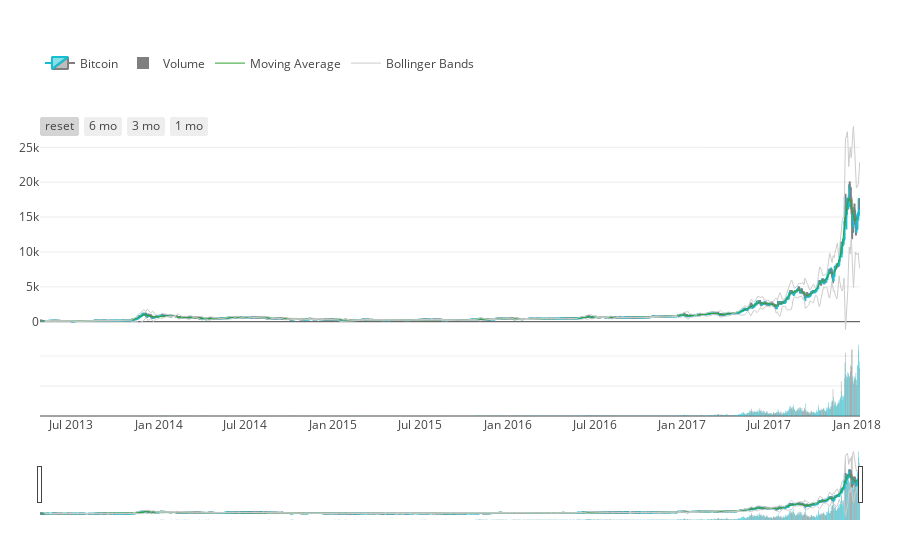

Notebook source saved alongside this figure:
### Code cell
#Ethreum

#pip install plotly----->Teneis que tener instalado plotly y se hace asi-->https://plot.ly/~jackp/17421.embed
from plotly import tools
import plotly.offline as py
py.init_notebook_mode(connected=True)
import plotly.graph_objs as go
import numpy as np

increasing_color = '#17BECF'
decreasing_color = '#7F7F7F'
data_plotly = []
layout = {
    'xaxis': {
        'rangeselector': {
            'visible': True
        }
    },
    # Adding a volume bar chart for candlesticks is a good practice usually
    'yaxis': {
        'domain': [0, 0.2],
        'showticklabels': False
    },
    'yaxis2': {
        'domain': [0.2, 0.8]
    },
    'legend': {
        'orientation': 'h',
        'y': 0.9,
        'yanchor': 'bottom'
    },
    'margin': {
        't': 40,
        'b': 40,
        'r': 40,
        'l': 40
    }
}

# Defining main chart
trace0 = go.Candlestick(
    x=data.index, open=data['open'], high=data['high'],
    low=data['low'], close=data['close'],
    yaxis='y2', name='Bitcoin',
    increasing=dict(line=dict(color=increasing_color)),
    decreasing=dict(line=dict(color=decreasing_color)),
)

data_plotly.append(trace0)

# Adding some range buttons to interact
rangeselector = {
    'visible': True,
    'x': 0,
    'y': 0.8,
    'buttons': [
        {'count': 1, 'label': 'reset', 'step': 'all'},
        {'count': 6, 'label': '6 mo', 'step': 'month', 'stepmode': 'backward'},
        {'count': 3, 'label': '3 mo', 'step': 'month', 'stepmode': 'backward'},
        {'count': 1, 'label': '1 mo', 'step': 'month', 'stepmode': 'backward'},
    ]
}

layout['xaxis'].update(rangeselector=rangeselector)

# Setting volume bar chart colors
colors = []
for i, _ in enumerate(data.index):
    if i != 0:
        if data['close'].iloc[i] > data['close'].iloc[i-1]:
            colors.append(increasing_color)
        else:
            colors.append(decreasing_color)
    else:
        colors.append(decreasing_color)

trace1 = go.Bar(
    x=data.index, y=data['volume'],
    marker=dict(color=colors),
    yaxis='y', name='Volume'
)

data_plotly.append(trace1)

# Adding Moving Average
def moving_average(interval, window_size=10):
    window = np.ones(int(window_size)) / float(window_size)
    return np.convolve(interval, window, 'same')

trace2 = go.Scatter(
    x=data.index[5:-5], y=moving_average(data['close'])[5:-5],
    yaxis='y2', name='Moving Average',
    line=dict(width=1)
)

data_plotly.append(trace2)

# Adding boilinger bands
def bollinger_bands(price, window_size=10, num_of_std=5):
    rolling_mean = price.rolling(10).mean()
    rolling_std = price.rolling(10).std()
    upper_band = rolling_mean + (rolling_std * 5)
    lower_band = rolling_mean - (rolling_std * 5)
    return upper_band, lower_band

bb_upper, bb_lower = bollinger_bands(data['close'])

trace3 = go.Scatter(
    x=data.index, y=bb_upper,
    yaxis='y2', line=dict(width=1),
    marker=dict(color='#ccc'), hoverinfo='none',
    name='Bollinger Bands',
    legendgroup='Bollinger Bands'
)
data_plotly.append(trace3)

trace4 = go.Scatter(
    x=data.index, y=bb_lower,
    yaxis='y2', line=dict(width=1),
    marker=dict(color='#ccc'), hoverinfo='none',
    name='Bollinger Bands', showlegend=False,
    legendgroup='Bollinger Bands'
)
data_plotly.append(trace4)
fig = go.Figure(data=data_plotly, layout=layout)
py.iplot(fig, filename='BITCOIN-candlestick')

### Figure 1 — Plotly figure (JSON) as saved in the notebook; plotly's stock layout.template omitted (floating-point values rounded to 4 significant figures; data arrays with more than 128 entries replaced by an {"elided": "..."} marker saying what was removed)
{"data": [{"close": {"elided": "1716 float values"}, "decreasing": {"line": {"color": "#7F7F7F"}}, "high": {"elided": "1716 float values"}, "increasing": {"line": {"color": "#17BECF"}}, "low": {"elided": "1716 float values"}, "name": "Bitcoin", "open": {"elided": "1716 float values"}, "type": "candlestick", "x": {"elided": "1716 str values"}, "yaxis": "y2"}, {"marker": {"color": {"elided": "1716 str values"}}, "name": "Volume", "type": "bar", "x": {"elided": "1716 str values"}, "y": {"elided": "1716 int values"}, "yaxis": "y"}, {"line": {"width": 1}, "name": "Moving Average", "type": "scatter", "x": {"elided": "1706 str values"}, "y": {"elided": "1706 float values"}, "yaxis": "y2"}, {"hoverinfo": "none", "legendgroup": "Bollinger Bands", "line": {"width": 1}, "marker": {"color": "#ccc"}, "name": "Bollinger Bands", "type": "scatter", "x": {"elided": "1716 str values"}, "y": {"elided": "1716 float values"}, "yaxis": "y2"}, {"hoverinfo": "none", "legendgroup": "Bollinger Bands", "line": {"width": 1}, "marker": {"color": "#ccc"}, "name": "Bollinger Bands", "showlegend": false, "type": "scatter", "x": {"elided": "1716 str values"}, "y": {"elided": "1716 float values"}, "yaxis": "y2"}], "layout": {"legend": {"orientation": "h", "y": 0.9, "yanchor": "bottom"}, "margin": {"b": 40, "l": 40, "r": 40, "t": 40}, "xaxis": {"rangeselector": {"buttons": [{"count": 1, "label": "reset", "step": "all"}, {"count": 6, "label": "6 mo", "step": "month", "stepmode": "backward"}, {"count": 3, "label": "3 mo", "step": "month", "stepmode": "backward"}, {"count": 1, "label": "1 mo", "step": "month", "stepmode": "backward"}], "visible": true, "x": 0, "y": 0.8}}, "yaxis": {"domain": [0, 0.2], "showticklabels": false}, "yaxis2": {"domain": [0.2, 0.8]}}}
